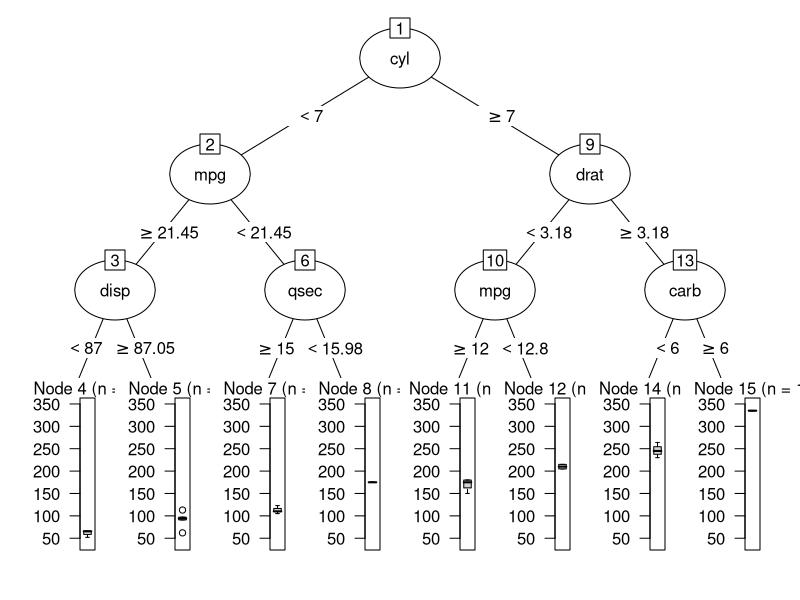

The R script that drew this image: (Note: this script raises an error after producing the figure.)
rm(list = ls())
library(rpart)
library(partykit)
library(jsonlite)
library(magrittr)
library(purrr)
library(broom)
library(stringr)
library(dplyr)
# http://stackoverflow.com/questions/34196611/converting-rpart-output-into-json-format-in-r

# json_prsr <- function(tree, node = 1, node_stats = NULL){
#   
#   # Checking the decision tree object
#   if(!is(tree, c("constparty","party")))
#     tree <- partykit::as.party(tree)
#   
#   # Parsing into json format
#   str  <- ""
#   rule <- partykit:::.list.rules.party(tree, node)
#   
#   if(is.null(node_stats))
#     node_stats <- table(tree$fitted[1])
#   children <- partykit::nodeids(tree, node)
#   
#   if (length(children) == 1) {
#     ct  <- node_stats[as.character(children)]
#     str <- paste("{","'name': '",children,"','size':",ct,",'rule':'",rule,"'}", sep='')
#   } else {
#     str <- paste("{","'name': '", node,"', 'rule': '", rule, "', 'children': [", sep='')
#     for(child in children){
#       check <- paste("{'name': '", child, "'", sep='')
#       if(child != node & ( !grepl(check, str, fixed=TRUE) ) ) {
#         print(child)
#         child_str <- json_prsr(tree, child, node_stats)
#         str <- paste(str, child_str, ',', sep='')
#       }
#     }
#     str <- substr(str, 1, nchar(str)-1) #Remove the comma
#     str <- paste(str,"]}", sep='')
#   }
#   return(str)
# }

tree_list <- function(tree, node = 1){
  
  # Checking the decision tree object
  if(!is(tree, c("constparty","party")))
    tree <- partykit::as.party(tree)
  
  completerule <- partykit:::.list.rules.party(tree, node)
  children <- partykit::nodeids(tree, node)
  size <- sum(table(tree$fitted[1])[as.character(children)], na.rm = TRUE)
  depth <-  depth(tree[[node]])
  summary <- tidy(summary(tree[[node]]$fitted[["(response)"]]))
  rule <- last(unlist(str_split(completerule, "\\s+&\\s+")))

  isterminal <- length(children) == 1
  
  str <- list(
    name = node,
    size = size,
    depth = depth,
    rule = rule,
    completerule = completerule,
    terminal = isterminal,
    nchildren = length(children) - 1,
    summary = summary
  )
  
  if (!isterminal) {

    children2 <- setdiff(children, node)
    children22 <- map(children2, partykit::nodeids, obj = tree)
    
    nochildren <- map2(children22, children2, setdiff) %>% 
      unlist() %>% 
      unique()
    
    childrenf <- setdiff(children2, nochildren)
    
    str$children <- map(childrenf, tree_list, tree = tree)
    
  }
  
  return(str)
  
}


# EXAMPLE 1 ---------------------------------------------------------------
tree <- rpart(hp ~ ., data = mtcars, control = rpart.control(minsplit = 4))
tree <- as.party(tree)

plot(tree)

tree %>% 
  tree_list() %>% 
  toJSON(auto_unbox = TRUE, pretty = TRUE) %>% 
  writeLines(con = "data1.json")

# EXAMPLE 2 ---------------------------------------------------------------
tree <- ctree(Species ~ .,data = iris)
plot(tree)

tree %>% 
  tree_list() %>% 
  toJSON(auto_unbox = TRUE, pretty = TRUE) %>% 
  writeLines(con = "data2.json")

nodeapply(tree, id = seq(width(tree)), function(n) info_node(n))


# EXAMPLE 3 ---------------------------------------------------------------
tree <- ctree(Ozone ~ ., data = subset(airquality, !is.na(Ozone)))
plot(tree)

tree %>% 
  tree_list() %>% 
  toJSON(auto_unbox = TRUE, pretty = TRUE) %>% 
  writeLines(con = "data3.json")

# tree %>% 
#   json_prsr() %>% 
#   as.character() %>% 
#   writeLines(con = "data3.json")
